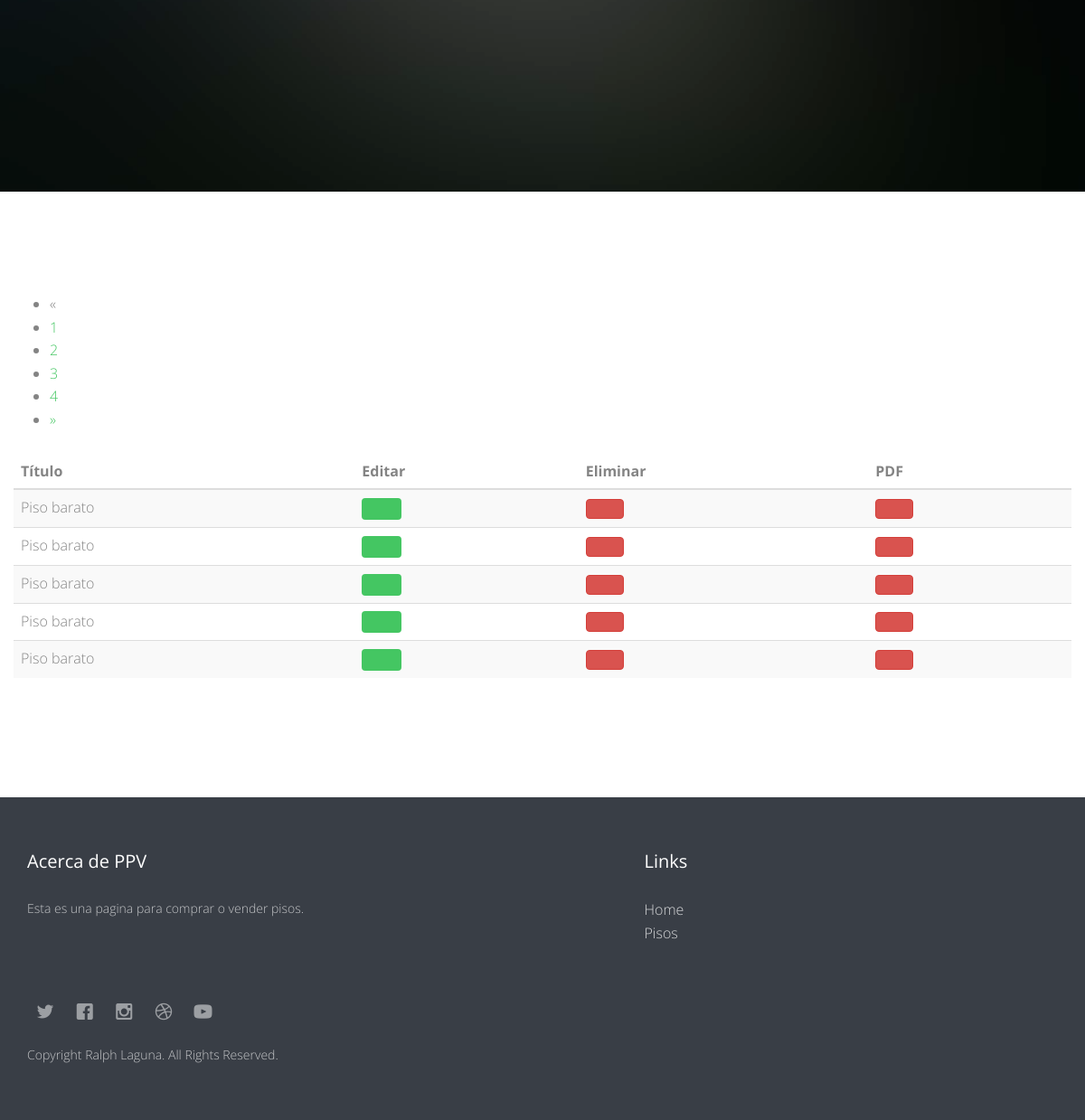
The app's page /views/floorAdmin.php (signed in, lower part), older data.
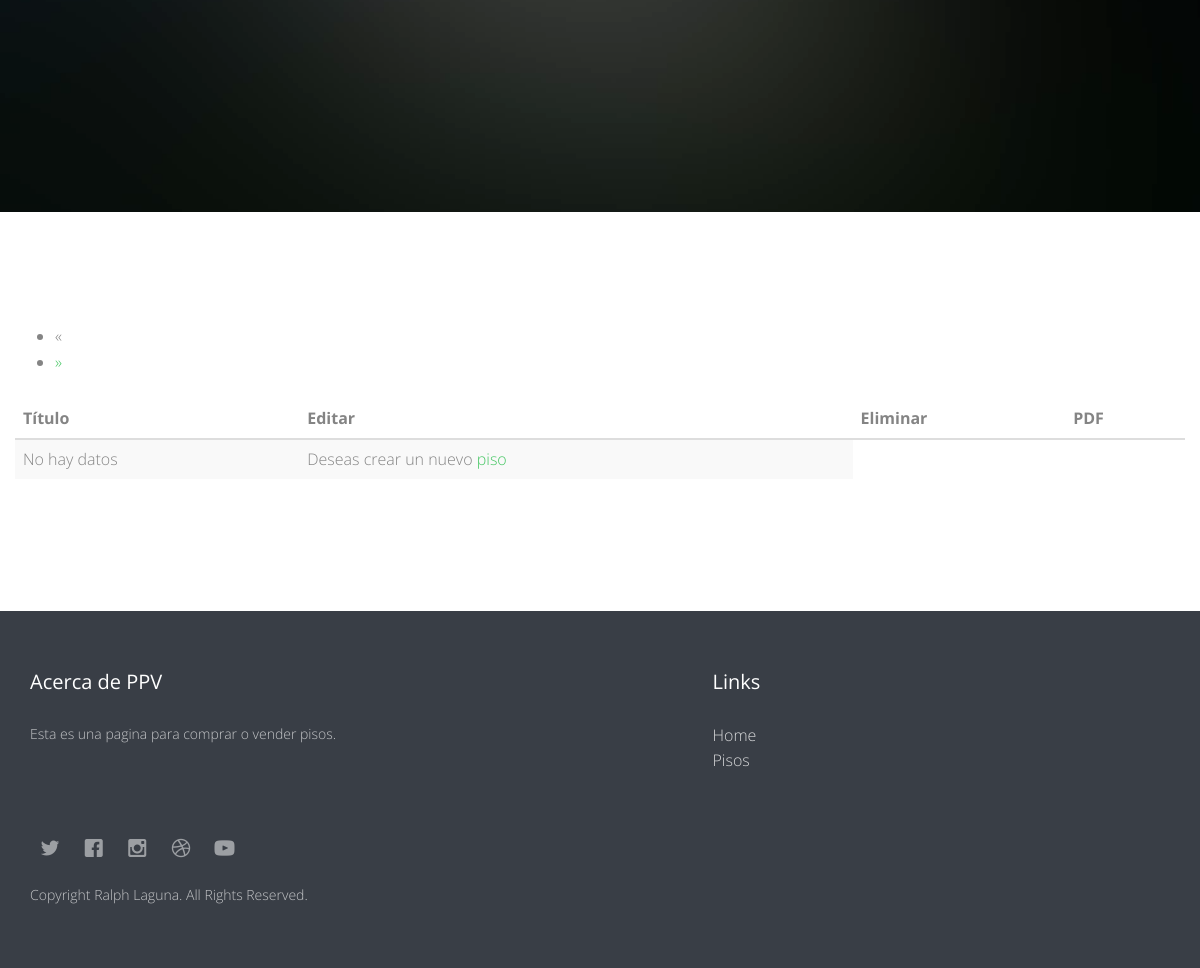
The same page, newer data.
### tables this page shows
create table floor(
	id int not null auto_increment,
	title varchar(100),
    n_rooms int,
    price float,
    n_bathdrooms int,
    m2 float,
    statusOfFloor varchar(100),
    kindOfHeating enum('electrica', 'gas', 'biomasa', 'geotermica', 'solar'),
    isHaveFurniture int,
    dcmkm float,
    contact int,
    F_status enum ('rent', 'sell'),
    kind_of_floor enum ('duplex', 'attached', 'penhouse'),
    id_admin int,
    primary key(id),
    foreign key(id_admin) references admins (id)
);

### views/floorAdmin.php (the view, shortened to what this page needs)
<?php
include_once "include/header_ppv.php";
global $conn;
if (isset($_SESSION['admin'])):
?>
<aside id="fh5co-hero" class="js-fullheight">
        <div class="flexslider js-fullheight">
            <ul class="slides">
                <li style="background-image: url(images/img_bg_3.jpg);">
                    <div class="overlay"></div>
                    <div class="container-fluid">
                        <div class="row">
                            <div class="col-md-8 col-md-offset-2 text-center js-fullheight slider-text">
                                <div class="slider-text-inner">
                                </div>
                            </div>
                        </div>
                    </div>
                </li>
            </ul>
        </div>
    </aside>
<div id="fh5co-features">
        <div class="container">
            <div class="row">
                <table class="table table-striped table-advance table-hover">
                    <thead>
                        <tr>
                            <th><i class="fa fa-bullhorn"></i> Título</th>
                            <th><i class="fa fa-bullhorn"></i> Editar</th>
                            <th><i class="fa fa-bullhorn"></i> Eliminar</th>
                            <th><i class="fa fa-bullhorn"></i> PDF</th>
                        </tr>
                    </thead>
                    <tbody>
                    <?php
                        $nunRows = $conn->query("SELECT * FROM floor;")->num_rows;
                        $post = 5;
                        $page = isset($_GET['page']) ? (int)$_GET['page'] : 1;
                        $start = ($page > 1) ? ($page * $post - $post) : 0 ;
                        $result = $conn->query("SELECT SQL_CALC_FOUND_ROWS * FROM floor LIMIT $start,$post;");
                        $pageNumber = ceil($nunRows / $post);
                        if ($nunRows > 0):
                        while ($row = mysqli_fetch_array($result)):
                    ?>
                    <tr>
                        <td><?php echo $row[1]; ?></td>
                        <td>
                            <button class="btn btn-primary btn-outline-primary" onclick="updateF(<?php echo $row[0];?>)"><i class="fa fa-pencil"></i></button>
                        </td>
                        <td>
                            <button class="btn btn-danger btn-outline-danger" onclick="deleteF(<?php echo $row[0];?>)"><i class="fa fa-trash-o "></i></button>
                        </td>
                        <td>
                            <button class="btn btn-danger btn-outline-danger" onclick="pdf(<?php echo $row[0];?>)"><i class="fa fa-trash-o "></i></button>
                        </td>
                    </tr>
                    <?php
                        endwhile;
                        else:
                    ?>
                        <tr>
                            <td>No hay datos</td>
                            <td>Deseas crear un nuevo <a href="CreateFloorAdmin.php">piso</a></td>
                        </tr>
                    <?php
                        endif;
                    ?>
                    <div class="paginacion">
                        <ul>
                            <?php if ($page==1):?>
                                <li class="disabled">&laquo;</li>
                            <?php else: ?>
                                <li><a href="?page=<?php echo $page - 1 ?>">&laquo;</a></li>
                            <?php endif;?>
                            <?php
                            for($i = 1; $i <= $pageNumber; $i++){
                                if ($page === $i) {
                                    echo "<li class='active'><a href='?page=$i'>$i</a></li>";
                                } else {
                                    echo "<li><a href='?page=$i'>$i</a></li>";
                                }
                            }
                            ?>
                            <?php if($page == $pageNumber): ?>
                                <li class="disabled">&raquo;</li>
                            <?php else: ?>
                                <li><a href="?page=<?php echo $page + 1 ?>">&raquo;</a></li>
                            <?php endif; ?>
                        </ul>
                    </div>
                    </tbody>
                </table>
            </div>
        </div>
    </div>
<?php
else:
    header('location: LC_Pdf.php');
endif;
include_once "include/footer_ppv.php";
?>

### views/include/header_ppv.php (shortened to what this page needs)
<!DOCTYPE html>
<html class="no-js">
<head>
    <link rel="stylesheet" href="css/animate.css">
    <link rel="stylesheet" href="css/icomoon.css">
    <link rel="stylesheet" href="css/bootstrap.css">
    <link rel="stylesheet" href="css/superfish.css">
    <link rel="stylesheet" href="css/flexslider.css">
    <link rel="stylesheet" href="css/magnific-popup.css">
    <link rel="stylesheet" href="css/bootstrap-datepicker.min.css">
    <link rel="stylesheet" href="css/cs-select.css">
    <link rel="stylesheet" href="css/cs-skin-border.css">
    <link rel="stylesheet" href="css/style.css">
    <link rel="stylesheet" href="css/Chat.css">
</head>
<body>
<div id="fh5co-wrapper">
  <div id="fh5co-page">

### views/include/footer_ppv.php (shortened to what this page needs)
<footer>
    <div id="footer">
        <div class="container">
            <div class="row row-bottom-padded-md">
                <div class="col-md-6">
                    <h3 class="section-title">Acerca de PPV</h3>
                    <p>Esta es una pagina para comprar o vender pisos.</p>
                </div>
                <div class="col-md-6 col-md-push-1">
                    <h3 class="section-title">Links</h3>
                    <ul>
                        <li><a href="index.php">Home</a></li>
                        <li><a href="floor.html">Pisos</a></li>
                    </ul>
                </div>
            </div>
            <div class="row">
                <div class="col-md-12">
                    <p class="fh5co-social-icons">
                        <a href="#"><i class="icon-twitter2"></i></a>
                        <a href="#"><i class="icon-facebook2"></i></a>
                        <a href="#"><i class="icon-instagram"></i></a>
                        <a href="#"><i class="icon-dribbble2"></i></a>
                        <a href="#"><i class="icon-youtube"></i></a>
                    </p>
                    <p>Copyright Ralph Laguna. All Rights Reserved.
                </div>
            </div>
        </div>
    </div>
</footer>
</div>
</div>
</body>
</html>

### views/css/icomoon.css (style rules this page uses)
[class^="icon-"], [class*=" icon-"] { font-family: 'icomoon' !important; speak: none; font-style: normal; font-weight: normal; font-variant: normal; text-transform: none; line-height: 1; -webkit-font-smoothing: antialiased; -moz-osx-font-smoothing: grayscale; }
.icon-dribbble2:before { content: "\ea66"; }
.icon-facebook2:before { content: "\ea68"; }
.icon-instagram:before { content: "\ea70"; }
.icon-twitter2:before { content: "\ea7d"; }
.icon-youtube:before { content: "\ea81"; }

### views/css/flexslider.css (style rules this page uses)
.slides, .slides > li, .flex-control-nav, .flex-direction-nav { margin: 0; padding: 0; list-style: none; }
.flexslider { margin: 0; padding: 0; }
.flexslider .slides > li { display: none; -webkit-backface-visibility: hidden; }
.flexslider .slides:after { display: block; clear: both; visibility: hidden; line-height: 0; height: 0; }
.flexslider { margin: 0 0 60px; background: #ffffff; border: 4px solid #ffffff; position: relative; zoom: 1; -webkit-border-radius: 4px; -moz-border-radius: 4px; border-radius: 4px; -webkit-box-shadow: '' 0 1px 4px rgba(0, 0, 0, 0.2); -moz-box-shadow: '' 0 1px 4px rgba(0, 0, 0, 0.2); -o-box-shadow: '' 0 1px 4px rgba(0, 0, 0, 0.2); box-shadow: '' 0 1px 4px rgba(0, 0, 0, 0.2); }
.flexslider .slides { zoom: 1; }

### views/css/style.css (style rules this page uses)
body { font-family: "Open Sans", Arial, sans-serif; line-height: 1.6; font-size: 16px; background: #fff; color: #848484; font-weight: 300; overflow-x: hidden; }
a { color: #44C662; -webkit-transition: 0.5s, ease; -o-transition: 0.5s, ease; transition: 0.5s, ease; }
p, ul, ol { margin-bottom: 1.5em; font-size: 16px; color: #848484; font-family: "Open Sans", Arial, sans-serif; }
h1, h2, h3, h4, h5, h6 { color: #5a5a5a; font-family: "Open Sans", Arial, sans-serif; font-weight: 400; margin: 0 0 30px 0; }
#fh5co-hero { min-height: 700px; background: #fff url(../images/loader.gif) no-repeat center center; position: relative; }
#fh5co-hero .overlay { position: absolute; top: 0; bottom: 0; left: 0; right: 0; background: rgba(0, 0, 0, 0.4); }
#fh5co-hero .flexslider { border: none; z-index: 1; margin-bottom: 0; }
#fh5co-hero .flexslider .slides { position: relative; overflow: hidden; }
#fh5co-hero .flexslider .slides li { background-repeat: no-repeat; background-size: cover; background-position: center center; min-height: 700px; position: relative; }
#fh5co-hero .flexslider .slider-text { display: table; opacity: 0; min-height: 400px; z-index: 9; }
#fh5co-hero .flexslider .slider-text > .slider-text-inner { display: table-cell; vertical-align: middle; min-height: 700px; }
#fh5co-blog-section, #fh5co-features, #fh5co-popular-properties, #fh5co-properties, #fh5co-testimonial, #fh5co-about, #fh5co-contact, .fh5co-content-section { clear: both; padding: 7em 0; }
#fh5co-features { padding: 7em 0; }
.fh5co-social-icons > a { padding: 4px 10px; color: #44C662; }
.fh5co-social-icons > a i { font-size: 20px; }
#footer { background: #393e46; padding: 60px 0 40px; }
#footer p { color: rgba(255, 255, 255, 0.7); font-size: 14px; }
#footer p a { color: rgba(255, 255, 255, 0.5); }
#footer .section-title { font-size: 20px; font-weight: 400; color: #fff; }
#footer ul { margin: 0; padding: 0; }
#footer ul li { font-size: 16px; list-style: none; margin-bottom: 0; }
#footer ul li a { color: rgba(255, 255, 255, 0.8); }
#fh5co-wrapper { overflow-x: hidden; position: relative; }
#fh5co-page { position: relative; -webkit-transition: 0.5s; -o-transition: 0.5s; transition: 0.5s; }
.row-bottom-padded-md { padding-bottom: 4em; }
.btn { -webkit-transition: 0.3s; -o-transition: 0.3s; transition: 0.3s; }
.btn { text-transform: uppercase; letter-spacing: 1px; -webkit-transition: 0.3s; -o-transition: 0.3s; transition: 0.3s; }
.btn.btn-primary { background: #44C662; color: #fff; border: none !important; border: 2px solid transparent !important; }

Row changes from the older to the newer data that the page shows:
removed floor: title "Piso barato"
removed floor: title "Piso barato"
removed floor: title "Piso barato"
removed floor: title "Piso barato"
removed floor: title "Piso barato"
Text that changed along with them:
text now shown: "No hay datos Deseas crear un nuevo piso"
list line gone: "1"
list line gone: "2"
list line gone: "3"
list line gone: "4"
